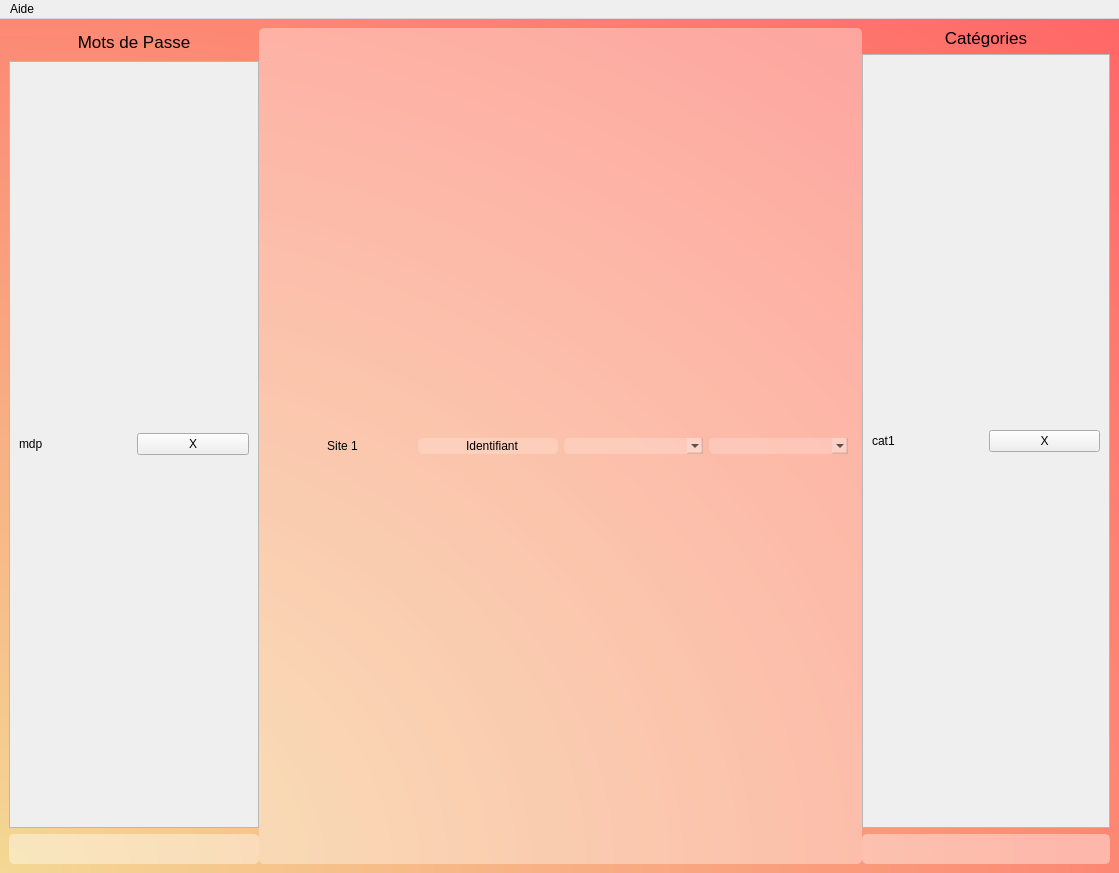
<?xml version="1.0" encoding="UTF-8"?>
<ui version="4.0">
 <class>fenetreGestion</class>
 <widget class="QMainWindow" name="fenetreGestion">
  <property name="enabled">
   <bool>true</bool>
  </property>
  <property name="geometry">
   <rect>
    <x>0</x>
    <y>0</y>
    <width>1119</width>
    <height>873</height>
   </rect>
  </property>
  <property name="sizePolicy">
   <sizepolicy hsizetype="MinimumExpanding" vsizetype="MinimumExpanding">
    <horstretch>0</horstretch>
    <verstretch>0</verstretch>
   </sizepolicy>
  </property>
  <property name="windowTitle">
   <string>Fenêtre de Gestion - MindPass</string>
  </property>
  <property name="windowIcon">
   <iconset>
    <normaloff>../ressources/MindPass-icone.png</normaloff>../ressources/MindPass-icone.png</iconset>
  </property>
  <property name="styleSheet">
   <string notr="true">QMainWindow {
	background: qradialgradient(spread:pad, cx:0, cy:1, radius:1.406, fx:0, fy:1, stop:0 rgba(244, 216, 148, 255), stop:1 rgba(255, 102, 102, 255));
}

#catTitle {
	color: white;
}

QLineEdit {
    background: rgba(255,255,255,100);
    border: none;
    border-radius: 5px;
    color: black;
    padding-left: 10px;
}
</string>
  </property>
  <widget class="QWidget" name="corps_gestion">
   <property name="enabled">
    <bool>true</bool>
   </property>
   <layout class="QHBoxLayout" name="horizontalLayout">
    <item>
     <widget class="QSplitter" name="splitter">
      <property name="orientation">
       <enum>Qt::Horizontal</enum>
      </property>
      <property name="handleWidth">
       <number>0</number>
      </property>
      <widget class="QWidget" name="layoutWidget">
       <layout class="QVBoxLayout" name="Passwords" stretch="0,4,1">
        <item>
         <widget class="QLabel" name="titre_pwd">
          <property name="font">
           <font>
            <pointsize>13</pointsize>
           </font>
          </property>
          <property name="text">
           <string>Mots de Passe</string>
          </property>
          <property name="alignment">
           <set>Qt::AlignCenter</set>
          </property>
          <property name="indent">
           <number>0</number>
          </property>
         </widget>
        </item>
        <item>
         <widget class="QScrollArea" name="scrollArea_pwd">
          <property name="maximumSize">
           <size>
            <width>16777215</width>
            <height>767</height>
           </size>
          </property>
          <property name="widgetResizable">
           <bool>true</bool>
          </property>
          <property name="alignment">
           <set>Qt::AlignLeading|Qt::AlignLeft|Qt::AlignTop</set>
          </property>
          <widget class="QWidget" name="scrollAreaWidgetContents_pwd">
           <property name="geometry">
            <rect>
             <x>0</x>
             <y>0</y>
             <width>241</width>
             <height>765</height>
            </rect>
           </property>
           <layout class="QVBoxLayout" name="verticalLayout_2">
            <item>
             <layout class="QHBoxLayout" name="ligne_pwd">
              <item>
               <widget class="QLabel" name="label_pwd">
                <property name="maximumSize">
                 <size>
                  <width>16777215</width>
                  <height>745</height>
                 </size>
                </property>
                <property name="text">
                 <string>mdp</string>
                </property>
               </widget>
              </item>
              <item>
               <widget class="QPushButton" name="pushButton_pwd">
                <property name="enabled">
                 <bool>true</bool>
                </property>
                <property name="text">
                 <string>X</string>
                </property>
               </widget>
              </item>
             </layout>
            </item>
           </layout>
          </widget>
         </widget>
        </item>
        <item>
         <widget class="QLineEdit" name="ajouter_pwd">
          <property name="minimumSize">
           <size>
            <width>0</width>
            <height>30</height>
           </size>
          </property>
          <property name="text">
           <string/>
          </property>
          <property name="alignment">
           <set>Qt::AlignCenter</set>
          </property>
         </widget>
        </item>
       </layout>
      </widget>
      <widget class="QWidget" name="verticalLayoutWidget_2">
       <layout class="QVBoxLayout" name="Sites">
        <item>
         <widget class="QScrollArea" name="scrollArea_sites">
          <property name="enabled">
           <bool>true</bool>
          </property>
          <property name="sizePolicy">
           <sizepolicy hsizetype="Expanding" vsizetype="Expanding">
            <horstretch>0</horstretch>
            <verstretch>0</verstretch>
           </sizepolicy>
          </property>
          <property name="styleSheet">
           <string notr="true">QWidget {
    border: none;
    border-radius: 5px;
	background: rgba(255,255,255,50);
}

QLabel {
	background-color: transparent;
	background: transparent;
}
</string>
          </property>
          <property name="widgetResizable">
           <bool>true</bool>
          </property>
          <property name="alignment">
           <set>Qt::AlignLeading|Qt::AlignLeft|Qt::AlignTop</set>
          </property>
          <widget class="QWidget" name="scrollAreaWidgetContents_sites">
           <property name="geometry">
            <rect>
             <x>0</x>
             <y>0</y>
             <width>607</width>
             <height>832</height>
            </rect>
           </property>
           <layout class="QVBoxLayout" name="verticalLayout">
            <item>
             <layout class="QHBoxLayout" name="ligne_site" stretch="2,2,2,2">
              <property name="sizeConstraint">
               <enum>QLayout::SetMaximumSize</enum>
              </property>
              <property name="leftMargin">
               <number>5</number>
              </property>
              <property name="topMargin">
               <number>10</number>
              </property>
              <property name="rightMargin">
               <number>5</number>
              </property>
              <property name="bottomMargin">
               <number>10</number>
              </property>
              <item>
               <widget class="QLabel" name="site_web">
                <property name="text">
                 <string>Site 1</string>
                </property>
                <property name="alignment">
                 <set>Qt::AlignCenter</set>
                </property>
               </widget>
              </item>
              <item>
               <widget class="QLineEdit" name="identifiant">
                <property name="text">
                 <string>Identifiant</string>
                </property>
                <property name="alignment">
                 <set>Qt::AlignCenter</set>
                </property>
               </widget>
              </item>
              <item>
               <widget class="QComboBox" name="mdp"/>
              </item>
              <item>
               <widget class="QComboBox" name="categorie"/>
              </item>
             </layout>
            </item>
           </layout>
          </widget>
         </widget>
        </item>
       </layout>
      </widget>
      <widget class="QWidget" name="layoutWidget">
       <layout class="QVBoxLayout" name="Categories" stretch="0,4,1">
        <property name="sizeConstraint">
         <enum>QLayout::SetNoConstraint</enum>
        </property>
        <item>
         <widget class="QLabel" name="titre_cat">
          <property name="font">
           <font>
            <pointsize>13</pointsize>
           </font>
          </property>
          <property name="text">
           <string>Catégories</string>
          </property>
          <property name="alignment">
           <set>Qt::AlignCenter</set>
          </property>
          <property name="indent">
           <number>0</number>
          </property>
         </widget>
        </item>
        <item>
         <widget class="QScrollArea" name="scrollArea_cat">
          <property name="widgetResizable">
           <bool>true</bool>
          </property>
          <property name="alignment">
           <set>Qt::AlignLeading|Qt::AlignLeft|Qt::AlignTop</set>
          </property>
          <widget class="QWidget" name="scrollAreaWidgetContents_cat">
           <property name="geometry">
            <rect>
             <x>0</x>
             <y>0</y>
             <width>243</width>
             <height>767</height>
            </rect>
           </property>
           <layout class="QVBoxLayout" name="verticalLayout_3">
            <item>
             <layout class="QHBoxLayout" name="ligne_categorie">
              <item>
               <widget class="QLabel" name="label_cat">
                <property name="maximumSize">
                 <size>
                  <width>16777215</width>
                  <height>608</height>
                 </size>
                </property>
                <property name="text">
                 <string>cat1</string>
                </property>
               </widget>
              </item>
              <item>
               <widget class="QPushButton" name="pushButton_cat">
                <property name="enabled">
                 <bool>true</bool>
                </property>
                <property name="text">
                 <string>X</string>
                </property>
               </widget>
              </item>
             </layout>
            </item>
           </layout>
          </widget>
         </widget>
        </item>
        <item>
         <widget class="QLineEdit" name="ajouter_cat">
          <property name="minimumSize">
           <size>
            <width>0</width>
            <height>30</height>
           </size>
          </property>
          <property name="text">
           <string/>
          </property>
          <property name="alignment">
           <set>Qt::AlignCenter</set>
          </property>
         </widget>
        </item>
       </layout>
      </widget>
     </widget>
    </item>
   </layout>
  </widget>
  <widget class="QMenuBar" name="menubar">
   <property name="geometry">
    <rect>
     <x>0</x>
     <y>0</y>
     <width>1119</width>
     <height>21</height>
    </rect>
   </property>
   <widget class="QMenu" name="menuAide">
    <property name="title">
     <string>Aide</string>
    </property>
   </widget>
   <addaction name="menuAide"/>
  </widget>
 </widget>
 <tabstops>
  <tabstop>identifiant</tabstop>
  <tabstop>pushButton_cat</tabstop>
  <tabstop>scrollArea_cat</tabstop>
  <tabstop>ajouter_cat</tabstop>
  <tabstop>pushButton_pwd</tabstop>
  <tabstop>scrollArea_pwd</tabstop>
  <tabstop>ajouter_pwd</tabstop>
 </tabstops>
 <resources/>
 <connections/>
</ui>
